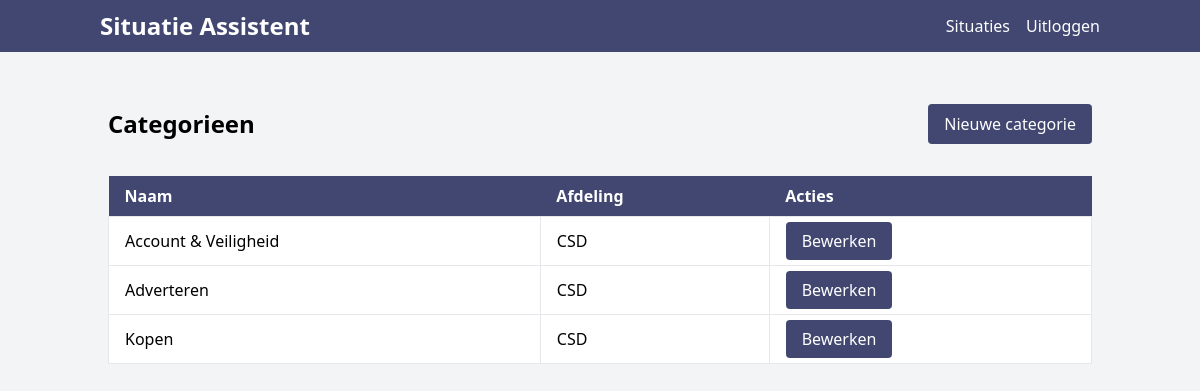
/admin/categorieen.php, run on the app's committed database.
### tables this page shows
CREATE TABLE IF NOT EXISTS `dialog_panels` (
  `id` int(11) NOT NULL AUTO_INCREMENT,
  `name` varchar(112) NOT NULL DEFAULT '',
  `department` varchar(112) NOT NULL,
  `uuid` varchar(112) NOT NULL DEFAULT uuid_short(),
  PRIMARY KEY (`id`)
);

### db/Database.class.php (called while the page is built, shortened)
<?php
class Database
{
    private $host;
    private $username;
    private $password;
    private $database;
    private $charset;
    private $pdo;
    public function __construct($host, $username, $password, $database, $charset)
    {
        $this->host = $host;
        $this->username = $username;
        $this->password = $password;
        $this->database = $database;
        $this->charset = $charset;
    }
    private function connect()
    {
        $dsn = 'mysql:host=' . $this->host . ';dbname=' . $this->database . ';charset=' . $this->charset;
        try {
            $this->pdo = new PDO($dsn, $this->username, $this->password);
            $this->pdo->setAttribute(PDO::ATTR_ERRMODE, PDO::ERRMODE_EXCEPTION);
        } catch (PDOException $e) {
            die('Er is een fout opgetreden: ' . $e->getMessage());
        }
    }
    public function query($sql, $params = [])
    {
        $statement = $this->pdo->prepare($sql);
        $statement->execute($params);
        return $statement;
    }
    public function select($sql, $params = [])
    {
        $statement = $this->query($sql, $params);
        return $statement->fetchAll(PDO::FETCH_ASSOC);
    }
}

### functions/includes.php (called while the page is built, shortened)
<?php
require_once $_SERVER['DOCUMENT_ROOT'] . '/config/Config.class.php';
require_once $_SERVER['DOCUMENT_ROOT'] . '/db/Database.class.php';
$config = new Config();
$db = new Database($config::$dbHost, $config::$dbUser, $config::$dbPass, $config::$db, $config::$charset);

### admin/categorieen.php (the view, shortened to what this page needs)
<?php
require_once $_SERVER['DOCUMENT_ROOT'] . '/includes/header.php';
require_once $_SERVER['DOCUMENT_ROOT'] . '/includes/navigation.php';
?>
<div class="container mx-auto mt-8 p-5">
    <div class="flex justify-between items-center">
        <h1 class="text-2xl font-bold">Categorieen</h1>
        <a href="/admin/categorie-toevoegen.php" class="bg-primary text-white px-4 py-2 rounded">Nieuwe categorie</a>
    </div>
    <table class="table-auto w-full text-left whitespace-no-wrap mt-8">
        <thead class="bg-primary text-white">
            <tr>
                <th class="px-4 py-2">Naam</th>
                <th class="px-4 py-2">Afdeling</th>
                <th class="px-4 py-2">Acties</th>
            </tr>
        </thead>
        <tbody class="bg-white">
            <?php
            $sql = "SELECT * FROM `dialog_panels`";
            $categories = $db->select($sql);
            foreach ($categories as $categorie) :
                $sql = "SELECT * FROM `departments` WHERE `uuid` = '$categorie[department]'";
                $department = $db->select($sql);
                $categorie['department'] = $department[0]['name'];
                ?>
                <tr class="hover:bg-gray-100">
                    <td class=" border px-4 py-3"><?= $categorie['name'] ?></td>
                    <td class="border px-4 py-3"><?= $categorie['department'] ?></td>
                    <td class="border px-4 py-3">
                        <a href="/admin/categorie-aanpassen.php?uuid=<?= $categorie['uuid'] ?>" class="bg-primary text-white px-4 py-2 rounded">Bewerken</a>
                    </td>
                </tr>
            <?php endforeach; ?>
        </tbody>
    </table>
</div>
<?php require_once '../includes/footer.php' ?>

### data on the page
dialog_panels: name "Account & Veiligheid", department "CSD"
dialog_panels: name "Adverteren", department "CSD"
dialog_panels: name "Kopen", department "CSD"
